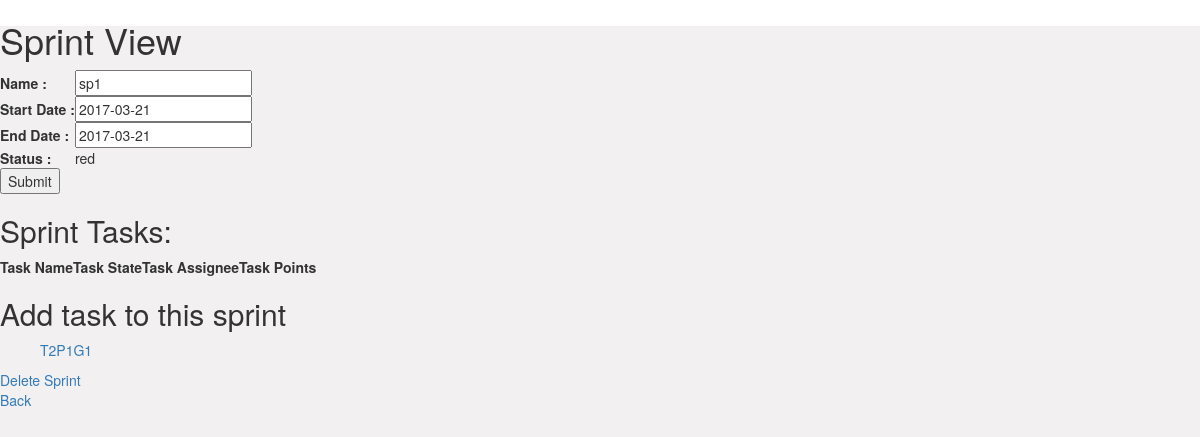
The page /Tracker/edit_sprint/29/ on the database as committed earlier.
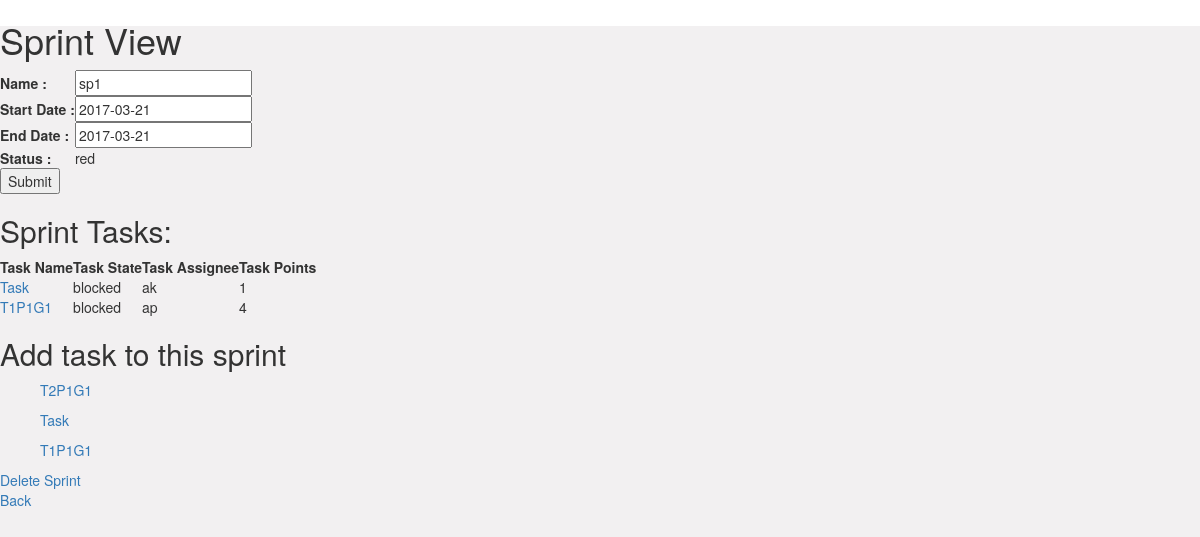
The same page on the database as committed later.
### Tracker/models.py (models this page shows, shortened)
class task(models.Model):
    tproject = models.ForeignKey(project, on_delete=models.CASCADE)
    tsprint = models.ForeignKey(sprint, on_delete=models.CASCADE,blank=True,null=True)
    tname = models.CharField(max_length=100)
    desc = models.CharField(max_length=200,blank=True)
    due_date = models.DateField('due date')
    risk = models.CharField(max_length=200,blank=True)
    status = models.CharField(max_length=50,default='yellow',choices=Status_Choices)
    priority = models.CharField(max_length=50,choices=Priority_Choices)
    state = models.CharField(max_length=50, default='open',choices=State_Choices)
    assign =  models.ForeignKey(member, blank=True, null=True)
    remainder = models.CharField(max_length=200,blank=True)
    heading = models.CharField(max_length=200,blank=True)
    dep_task = models.CharField(max_length=100,blank=True)
    tp = models.IntegerField(default=1)
    comp_time = models.DateTimeField(null=True)
    created = models.DateTimeField(auto_now_add=True)
    def __init__(self, *args, **kwargs):
        super(task, self).__init__(*args, **kwargs)
        self.old_state = self.state

class member(models.Model):
    fname = models.CharField(max_length=100,verbose_name = "First Name")
    lname = models.CharField(max_length=100,verbose_name = "Last Name")
    email = models.EmailField(max_length=254,verbose_name = "Email")
    username = models.CharField(max_length=100,verbose_name = "UserName")
    password = models.CharField(max_length=50,verbose_name = "Password")
    mgroup = models.ForeignKey(group, on_delete=models.CASCADE,verbose_name = "Group")
    def __str__(self):
        return self.username

### Tracker/views/sprint_views.py (the view)
# urls.py: url(r'^edit_sprint/(?P<sprint_id>[0-9]+)/$',views.edit_sprint, name='edit_sprint'),
def edit_sprint(request,sprint_id):
    if request.method == 'POST':
        sp = get_object_or_404(sprint,pk=sprint_id)
        form = NewSprint(request.POST,instance=sp)
        if form.is_valid():
            form.save()
    else:
        sp = get_object_or_404(sprint,pk=sprint_id)
        form = NewSprint(instance=sp)
    return render(request, 'Tracker/edit_sprint.html', {'sprint': sp,'form': form})

### Tracker/forms.py
class NewSprint(ModelForm):
    class Meta:
        model = sprint
        fields = ['project','sname','start_date','end_date','status']

### Tracker/models.py (called while the page is built)
    def __str__(self):
        return self.pname

### Tracker/templates/Tracker/edit_sprint.html (shortened to what this page needs)
{% extends "Tracker/base.html" %}
{% block content %}
		<h1>Sprint View</h1>
		<form action="{% url 'edit_sprint' sprint.id %}" method="post">
			<table>
				<tr>
					<th>Name :</th>
					<td>{{form.sname}}</td>
				</tr>
				<tr>
					<th>Start Date :</th>
					<td>  {{form.start_date}}</td>
				</tr>
				<tr>
					<th>End Date : </th>
					<td> {{form.end_date}}</td>
				</tr>
				<tr>
					<th>Status : </th>
					<td> {{sprint.status}}</td>
				</tr>
			</table>
		    <input type="submit" value="Submit" />
		</form>
		<h2>Sprint Tasks:</h2>
		<table>
			<tr>
				<th>Task Name</th>
				<th>Task State</th>
				<th>Task Assignee</th>
				<th>Task Points</th>
			</tr>
			{% for task in sprint.task_set.all %}
    			<tr>
    			<td><a href= "{% url 'edit_task' task.id %}">{{ task.tname }}</a></td>
    			<td>{{ task.state }}</td>
    			<td>{{ task.assign }}</td>
    			<td>{{ task.tp }}</td>
    			</tr>
    		{% endfor %}
    	</table>
		<h2>Add task to this sprint</h2>
		<list>
			{% for task in sprint.project.task_set.all %}
    			<ul><a href= "{% url 'edit_task' task.id %}">{{ task.tname }}</a></ul>
    		{% endfor %}
    	</list>
    	<a href="{% url 'delete_sprint' sprint.id %}" >Delete Sprint</a>
    	<br><a href="{% url 'edit_project' sprint.project.id %}" >Back</a>
{% endblock %}

Rows that differ between the two databases and show on the page:
added task: tname "Task", state "blocked", assign "ak", tp "1"
added task: tname "T1P1G1", state "blocked", assign "ap", tp "4"
